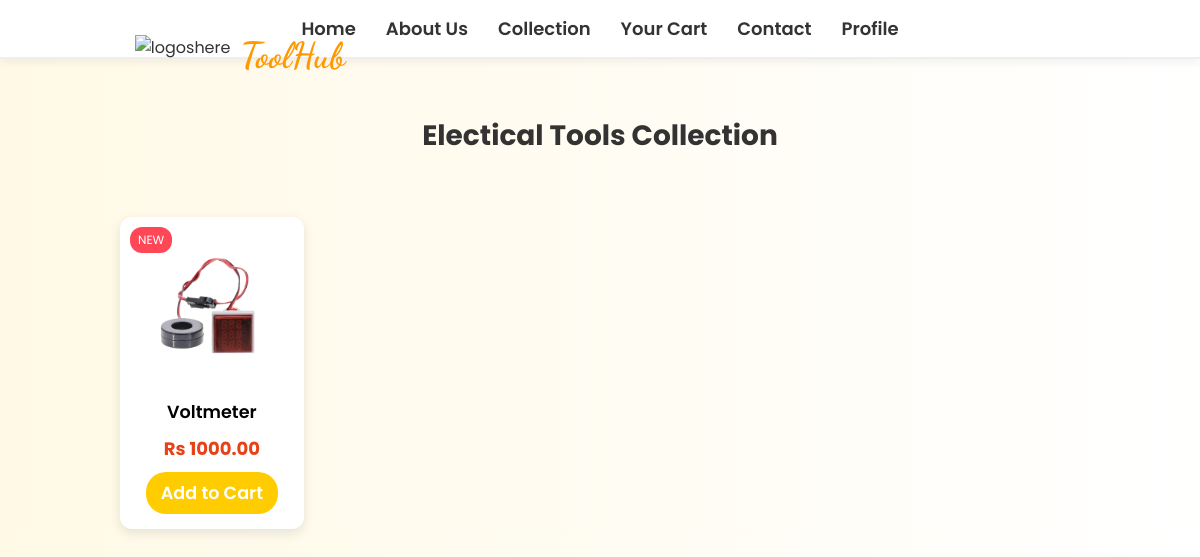
The page /electricaltool/ on the database its author committed.
### hardware/models.py (models this page shows, shortened)
class Product(models.Model):
    pid = ShortUUIDField(primary_key=True,unique=True, length = 10, max_length=20, prefix="prod", alphabet="abcdefgh12345")
    user = models.ForeignKey(User, on_delete=models.SET_NULL, null=True, blank=True)
    category = models.ForeignKey(Category, on_delete=models.SET_NULL, null=True, blank=True)
    name = models.CharField(max_length=100)
    image = models.ImageField(upload_to="user_directory_path") # used to store product image
    description = models.TextField(max_length=500, null=True, blank=True)
    price = models.DecimalField(max_digits=10, decimal_places=2)
    old_price = models.DecimalField(max_digits=10, decimal_places=2, null=True,blank=True)
    label = models.CharField(choices=LABEL_CHOICES, max_length=10, blank=True)  # 'Hot', 'Sale', or empty
    specification = models.TextField(max_length=500, null=True, blank=True)
    product_status = models.CharField(choices = STATUS, max_length=20) # used to check if product is new, used or refurbished
    status = models.CharField(max_length=50, default='Active')  # or any default value you want
    in_stock = models.BooleanField(default=True) #used to check if product is in stock
    featured = models.BooleanField(default=False) #used to check if product is featured
    created_at = models.DateTimeField(auto_now_add=True) # used to check when product was created
    updated_at = models.DateTimeField(auto_now=True) # used to check when product was updated
    class Meta:
        verbose_name_plural = "Products"

### hardware/views.py (the view)
def electricalTools(request):
    products = Product.objects.filter(category__name='Electrical Supplies')
    context = {
        'products': products
    }
    return render(request, 'hardware/electricaltool.html', context)

### templates/hardware/electricaltool.html (shortened to what this page needs)
<!DOCTYPE html>
<html lang="en">
  <head>
  </head>
  <body>
    <nav>
      <div class="nav-center">
        <a href="/first">Home</a>
        <a href="Services.html">About Us</a>
        <a href="/collection">Collection</a>
        <a href="/cart">Your Cart</a>
        <a href="Contact.html">Contact</a>
        <a href="/profile">Profile</a>
      </div>
    </nav>
    <div class="logocontainer">
      <img src="logo.png" alt="logoshere" id="logo" />
      <h1 id="firstheader">ToolHub</h1>
    </div>
    <h1 class="page-title">Electical Tools Collection</h1>
    <div class="product-grid">
      {% for product in products %}
        <div class="product-card">
          {% if product.label %}
            <span class="badge {{ product.label|lower }}">{{ product.label }}</span>
          {% endif %}
          <img src="{{ product.image.url }}" alt="{{ product.name }}" class="product-image" />
          <h3><a href="/productdetail/{{ product.pid }}" class="product-name">{{ product.name }}</a></h3>
          <p class="price">Rs {{ product.price }}</p>
          <button class="add-to-cart"><a href="/add_to_cart/{{ product.pid }}" class="addtocartname">Add to Cart</a></button>
        </div>
      {% endfor %}
    </div>
  </body>
</html>

### templates/hardware/electricaltool.html (style rules this page uses)
* { margin: 0; padding: 0; box-sizing: border-box; font-family: 'Poppins', sans-serif; }
body { font-family: 'Poppins'; background: linear-gradient(to right, #fff9e6, #ffffff); color: #333; }
nav { background: #fff; border-bottom: 2px solid #eee; display: flex; justify-content: center; padding: 15px 20px; box-shadow: 0 4px 8px rgba(0, 0, 0, 0.05); }
.nav-center { display: flex; gap: 30px; }
.nav-center a { color: #333; font-weight: 600; font-size: 18px; text-decoration: none; position: relative; transition: color 0.3s ease; }
.nav-center a::after { content: ''; position: absolute; bottom: -5px; left: 0; width: 0%; height: 2px; background-color: #ffcc00; transition: width 0.3s ease-in-out; }
.logocontainer { display: flex; align-items: center; justify-content: center; margin: 20px 0; margin-top: -2%; margin-left: -60%; }
#logo { height: 60px; margin-right: 10px; }
#firstheader { font-family: 'Dancing Script', cursive; font-size: 36px; color: #ff9900; font-weight: bold; margin-top: -1%; }
.page-title { font-size: 28px; color: #333; margin-bottom: 30px; text-align: center; }
.product-grid { display: grid; grid-template-columns: repeat(4, 1fr); gap: 10px; margin-top: 5%; margin-left: 10%; }
.product-card { background: #fff; padding: 15px; border-radius: 12px; box-shadow: 0 4px 12px rgba(0, 0, 0, 0.1); width: 70%; height: 100%; position: relative; transition: transform 0.3s ease; text-align: center; }
.product-image { width: 100%; height: 150px; object-fit: contain; }
.badge { position: absolute; top: 10px; left: 10px; background: #ff4757; color: #fff; font-size: 12px; padding: 4px 8px; border-radius: 12px; text-transform: uppercase; }
.product-name { display: block; margin: 10px 0; font-size: 1.1rem; font-weight: 600; color: black; text-decoration: none; }
.price { color: #e84118; font-size: 18px; font-weight: bold; }
.add-to-cart { margin-top: 10px; background: #ffcc00; color: #fff; border: none; padding: 8px 15px; border-radius: 20px; cursor: pointer; transition: background 0.3s ease; margin-left: auto; margin-right: auto; }
.addtocartname { display: block; font-family: 'Poppins'; font-size: 1.1rem; font-weight: 600; color: white; text-decoration: none; }

### rows shown on the page
Product: label "NEW", image (picture), name "Voltmeter", price "1000.00"
